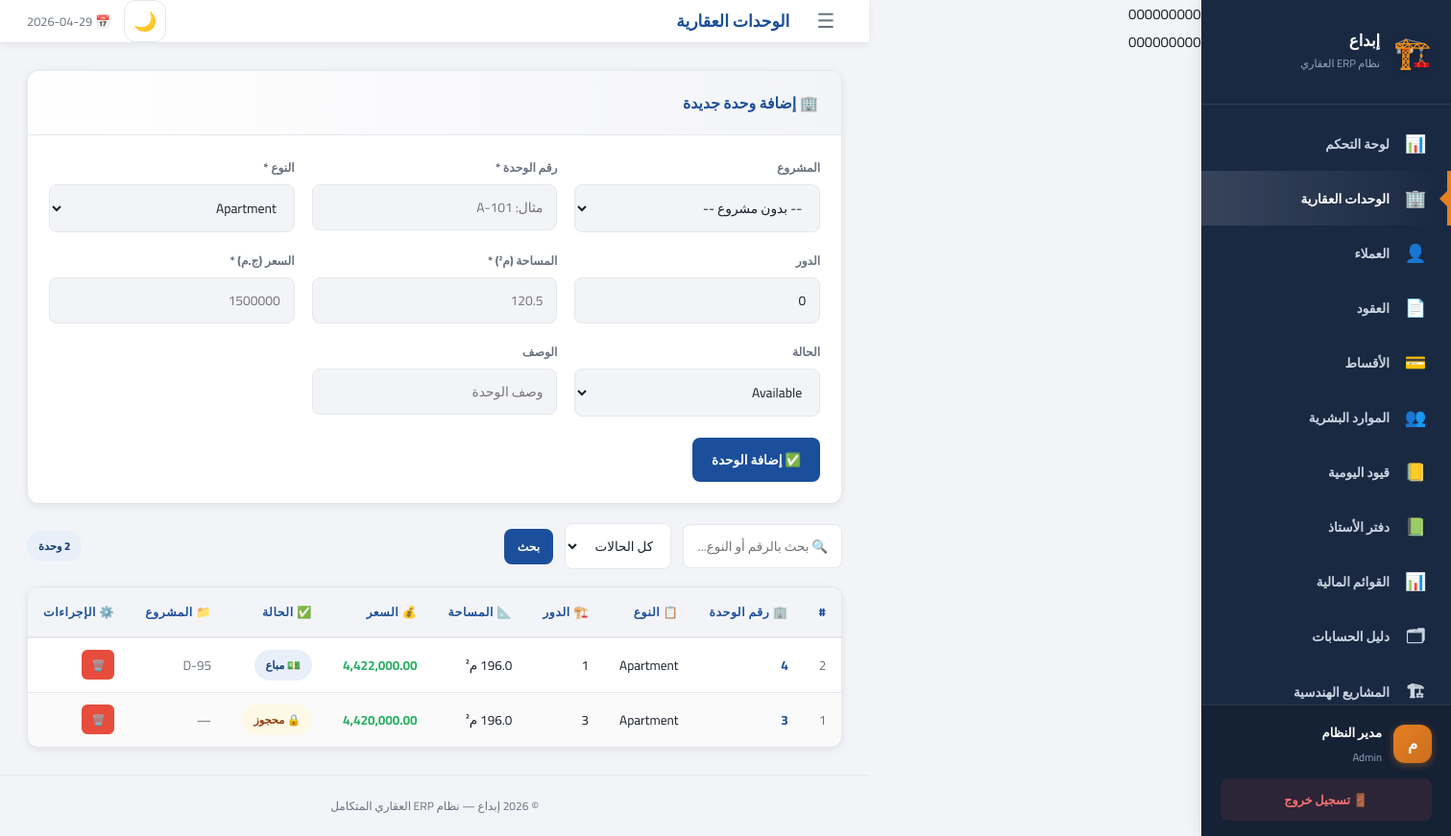
The page /properties (signed in) on the database its author committed.
### tables this page shows
CREATE TABLE properties (
    id INTEGER PRIMARY KEY AUTOINCREMENT,
    project_id INTEGER, unit_number TEXT NOT NULL,
    unit_type TEXT NOT NULL, floor INTEGER DEFAULT 0,
    area_sqm REAL DEFAULT 0, price REAL DEFAULT 0,
    status TEXT DEFAULT 'Available', description TEXT DEFAULT '',
    FOREIGN KEY(project_id) REFERENCES projects(id)
);

### app.py (the view)
@app.route("/properties")
@login_required
def properties():
    try:
        kw     = request.args.get("q","").strip()
        status = request.args.get("status","All")
        page = request.args.get("page", 1)
        page, per_page, offset = paginate(page, 15)
        with get_db() as c:
            q = f"%{kw}%"
            total = c.execute("""
                SELECT COUNT(*) as cnt FROM properties pr
                LEFT JOIN projects p ON p.id=pr.project_id
                WHERE (pr.unit_number LIKE ? OR pr.unit_type LIKE ? OR COALESCE(p.name,'') LIKE ?)
                AND (? = 'All' OR pr.status=?)
            """, (q,q,q,status,status)).fetchone()["cnt"]
            rows = c.execute("""
                SELECT pr.*,COALESCE(p.name,'—') project_name
                FROM properties pr LEFT JOIN projects p ON p.id=pr.project_id
                WHERE (pr.unit_number LIKE ? OR pr.unit_type LIKE ? OR COALESCE(p.name,'') LIKE ?)
                AND (? = 'All' OR pr.status=?)
                ORDER BY pr.id DESC LIMIT ? OFFSET ?
            """, (q,q,q,status,status,per_page,offset)).fetchall()
            projects = c.execute("SELECT id,name FROM projects ORDER BY name").fetchall()
        total_pages = (total + per_page - 1) // per_page
        return render_template("properties.html", rows=rows, projects=projects,
                               kw=kw, status_filter=status, page=page, total_pages=total_pages)
    except Exception as e:
        logger.error(f"Properties error: {e}")
        flash(f"❌ خطأ في تحميل الوحدات: {str(e)}", "error")
        return redirect(url_for("dashboard"))

### app.py (called while the page is built)
def get_db():
    conn = sqlite3.connect(DB_PATH)
    conn.row_factory = sqlite3.Row
    conn.execute("PRAGMA foreign_keys = ON")
    return conn

def login_required(f):
    @wraps(f)
    def decorated(*args, **kwargs):
        if "user" not in session:
            return redirect(url_for("login"))
        return f(*args, **kwargs)
    return decorated

def paginate(page=1, per_page=15):
    page = max(1, int(page) if isinstance(page, (int, str)) else 1)
    per_page = min(100, max(1, int(per_page) if isinstance(per_page, (int, str)) else 15))
    offset = (page - 1) * per_page
    return page, per_page, offset

@app.context_processor
def inject_globals():
    cfg_path = BASE_DIR / "config.json"
    cfg = json.loads(cfg_path.read_text()) if cfg_path.exists() else {"company_name":"إبداع","currency":"ج.م"}
    allowed = ROLE_PAGES.get(session.get("role",""), set())
    return {
        "company_name": cfg.get("company_name","إبداع"),
        "currency":     cfg.get("currency","ج.م"),
        "current_user": session.get("user",""),
        "current_role": session.get("role",""),
        "full_name":    session.get("full_name",""),
        "allowed_pages": allowed,
        "today": date.today().isoformat(),
    }

@app.before_request
def before_request():
    if 'user' in session:
        session.permanent = True

### templates/properties.html (shortened to what this page needs)
{% extends "base.html" %}
{% block page_title %}الوحدات العقارية{% endblock %}
{% block content %}
<div class="card" style="margin-bottom:20px">
  <div class="card-header">
    <span class="card-title">🏢 إضافة وحدة جديدة</span>
  </div>
  <form method="POST" action="{{ url_for('add_property') }}">
    <div class="form-grid">
      <div class="form-group">
        <label>المشروع</label>
        <select name="project_id">
          <option value="">-- بدون مشروع --</option>
        </select>
      </div>
      <div class="form-group">
        <label>رقم الوحدة *</label>
        <input type="text" name="unit_number" required placeholder="مثال: A-101">
      </div>
      <div class="form-group">
        <label>النوع *</label>
        <select name="unit_type">
          {% for t in ['Apartment','Villa','Duplex','Studio','Office','Shop','Warehouse','Land'] %}
          <option>{{ t }}</option>{% endfor %}
        </select>
      </div>
      <div class="form-group">
        <label>الدور</label>
        <input type="number" name="floor" value="0" min="0">
      </div>
      <div class="form-group">
        <label>المساحة (م²) *</label>
        <input type="number" name="area_sqm" step="0.01" required placeholder="120.5">
      </div>
      <div class="form-group">
        <label>السعر (ج.م) *</label>
        <input type="number" name="price" step="0.01" required placeholder="1500000">
      </div>
      <div class="form-group">
        <label>الحالة</label>
        <select name="status">
          {% for s in ['Available','Reserved','Sold','Rented'] %}
          <option>{{ s }}</option>{% endfor %}
        </select>
      </div>
      <div class="form-group">
        <label>الوصف</label>
        <input type="text" name="description" placeholder="وصف الوحدة">
      </div>
    </div>
    <div class="form-footer">
      <button type="submit" class="btn btn-primary">✅ إضافة الوحدة</button>
    </div>
  </form>
</div>
<div class="toolbar">
  <form method="GET" style="display:contents">
    <input type="text" name="q" value="{{ kw }}" placeholder="🔍 بحث بالرقم أو النوع...">
    <select name="status">
      <option value="All">كل الحالات</option>
    </select>
    <button type="submit" class="btn btn-primary btn-sm">بحث</button>
  </form>
  <span class="badge badge-info">{{ rows|length }} وحدة</span>
</div>
<div class="card">
  <div class="table-wrapper">
    <table>
      <thead>
        <tr>
          <th>#</th>
          <th>🏢 رقم الوحدة</th>
          <th>📋 النوع</th>
          <th>🏗️ الدور</th>
          <th>📐 المساحة</th>
          <th>💰 السعر</th>
          <th>✅ الحالة</th>
          <th>📁 المشروع</th>
          <th>⚙️ الإجراءات</th>
        </tr>
      </thead>
      <tbody>
        {% for r in rows %}
        <tr>
          <td class="muted">{{ r.id }}</td>
          <td><strong style="color:var(--primary)">{{ r.unit_number }}</strong></td>
          <td>{{ r.unit_type }}</td>
          <td>{{ r.floor }}</td>
          <td>{{ "{:,.1f}".format(r.area_sqm) }} م²</td>
          <td class="positive" style="font-weight:700">{{ "{:,.2f}".format(r.price) }}</td>
          <td>
            <span class="badge {{'badge-success' if r.status=='Available' else 'badge-warning' if r.status=='Reserved' else 'badge-info' if r.status=='Sold' else 'badge-gray'}}">
              {% if r.status=='Available' %}✅ متاح
              {% elif r.status=='Reserved' %}🔒 محجوز
              {% elif r.status=='Sold' %}💵 مباع
              {% else %}🔑 مؤجر{% endif %}
            </span>
          </td>
          <td class="muted">{{ r.project_name }}</td>
          <td class="actions">
            <form method="POST" action="{{ url_for('delete_property',pid=r.id) }}" class="confirm-delete" style="display:inline">
              <button type="submit" class="btn btn-danger btn-xs">🗑️</button>
            </form>
          </td>
        </tr>
        {% endfor %}
      </tbody>
    </table>
  </div>
</div>
{% endblock %}

### static/css/style.css (style rules this page uses)
:root { --primary: #1B4F9B; --primary-dk: #143B75; --primary-lt: #E8EFF9; --accent: #E67E22; --accent-dk: #CA6F1E; --success: #27AE60; --success-lt: #D5F5E3; --warning: #F39C12; --warning-lt: #FEF9E7; --danger: #E74C3C; --danger-lt: #FDEDEC; --sidebar-bg: #1A2942; --sidebar-w: 260px; --topbar-h: 60px; --text: #1A202C; --text-muted: #6B7280; --border: #E5E7EB; --card-bg: #FFFFFF; --bg: #F3F4F8; --radius: 12px; --shadow: 0 2px 8px rgba(0,0,0,.08); --shadow-md: 0 4px 16px rgba(0,0,0,.12); --font: 'Cairo', 'Segoe UI', sans-serif; --transition: all 0.3s ease; }
* { box-sizing: border-box; margin: 0; padding: 0; }
html { font-size: 15px; scroll-behavior: smooth; }
body { font-family: var(--font); background: var(--bg); color: var(--text); display: flex; min-height: 100vh; direction: rtl; transition: var(--transition); }
.card { background: var(--card-bg); border-radius: var(--radius); box-shadow: var(--shadow); border: 1px solid var(--border); overflow: hidden; transition: var(--transition); }
.card-header { display: flex; align-items: center; justify-content: space-between; padding: 18px 24px; border-bottom: 1px solid var(--border); background: linear-gradient(to left, var(--bg), transparent); }
.card-title { font-weight: 900; font-size: 1.05rem; color: var(--primary); display: flex; align-items: center; gap: 8px; }
.form-grid { display: grid; grid-template-columns: repeat(auto-fit, minmax(220px, 1fr)); gap: 18px; padding: 22px; }
.form-group { display: flex; flex-direction: column; gap: 6px; }
.form-group label { font-size: .82rem; font-weight: 800; color: var(--text-muted); }
.form-group input, .form-group select, .form-group textarea { border: 1.5px solid var(--border); border-radius: 8px; padding: 10px 14px; font-family: var(--font); font-size: .92rem; color: var(--text); background: var(--bg); transition: var(--transition); outline: none; }
.form-footer { padding: 0 22px 22px; display: flex; gap: 12px; flex-wrap: wrap; }
.btn { display: inline-flex; align-items: center; justify-content: center; gap: 8px; padding: 10px 20px; border-radius: 8px; border: none; font-family: var(--font); font-weight: 700; font-size: .9rem; cursor: pointer; text-decoration: none; transition: var(--transition); white-space: nowrap; }
.btn-primary { background: var(--primary); color: #FFF; }
.btn-danger { background: var(--danger); color: #FFF; }
.btn-sm { padding: 7px 14px; font-size: .82rem; }
.btn-xs { padding: 5px 10px; font-size: .75rem; border-radius: 6px; }
.table-wrapper { overflow-x: auto; padding: 0; }
table { width: 100%; border-collapse: collapse; font-size: .9rem; }
thead th { background: var(--bg); color: var(--primary); font-weight: 800; padding: 14px 16px; text-align: right; border-bottom: 2px solid var(--border); white-space: nowrap; font-size: .82rem; text-transform: uppercase; letter-spacing: .05em; }
tbody tr { border-bottom: 1px solid var(--border); transition: var(--transition); }
tbody tr:last-child { border-bottom: none; }
tbody td { padding: 12px 16px; vertical-align: middle; white-space: nowrap; }
tbody tr:nth-child(even) { background: rgba(0,0,0,.02); }
.badge { display: inline-flex; align-items: center; padding: 5px 12px; border-radius: 20px; font-size: .76rem; font-weight: 800; gap: 4px; }
.badge-warning { background: var(--warning-lt); color: #92400E; }
.badge-info { background: var(--primary-lt); color: var(--primary-dk); }
.toolbar { display: flex; align-items: center; gap: 12px; flex-wrap: wrap; margin-bottom: 18px; }
.toolbar input, .toolbar select { border: 1.5px solid var(--border); border-radius: 8px; padding: 9px 14px; font-family: var(--font); font-size: .9rem; background: var(--card-bg); outline: none; transition: var(--transition); color: var(--text); }
.actions { display: flex; gap: 8px; align-items: center; }
.positive { color: var(--success); }
.muted { color: var(--text-muted); }

### rows shown on the page
properties: id "2", unit_number "4", unit_type "Apartment", floor "1", price "4,422,000.00", status "💵 مباع", project_name "D-95"
properties: id "1", unit_number "3", unit_type "Apartment", floor "3", price "4,420,000.00", status "🔒 محجوز", project_name "—"

### other values the page prints
{{ company_name }} "إبداع"
{{ icon }} "📊" "🏢" "👤" "📄" "💳" "👥" "📒" "📗" "📊" "🗂" "🏗"
{{ label }} "لوحة التحكم" "الوحدات العقارية" "العملاء" "العقود" "الأقساط" "الموارد البشرية" "قيود اليومية" "دفتر الأستاذ" "القوائم المالية" "دليل الحسابات" "المشاريع الهندسية"
{{ full_name[0] if full_name else 'م' }} "م"
{{ full_name }} "مدير النظام"
{{ current_role }} "Admin"
form field unit_type "Apartment"
form field status "Available"
